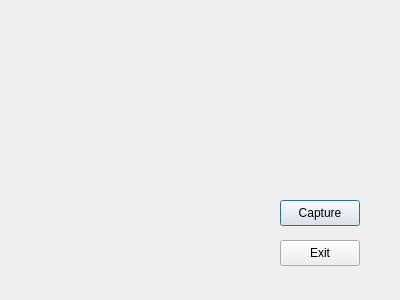
<?xml version="1.0" encoding="UTF-8"?>
<ui version="4.0">
 <class>CameraDialog</class>
 <widget class="QDialog" name="CameraDialog">
  <property name="geometry">
   <rect>
    <x>0</x>
    <y>0</y>
    <width>400</width>
    <height>300</height>
   </rect>
  </property>
  <property name="windowTitle">
   <string>Dialog</string>
  </property>
  <widget class="QPushButton" name="captureButton">
   <property name="geometry">
    <rect>
     <x>280</x>
     <y>200</y>
     <width>80</width>
     <height>26</height>
    </rect>
   </property>
   <property name="text">
    <string>Capture</string>
   </property>
  </widget>
  <widget class="QPushButton" name="exitButton">
   <property name="geometry">
    <rect>
     <x>280</x>
     <y>240</y>
     <width>80</width>
     <height>26</height>
    </rect>
   </property>
   <property name="text">
    <string>Exit</string>
   </property>
  </widget>
 </widget>
 <resources/>
 <connections/>
</ui>
